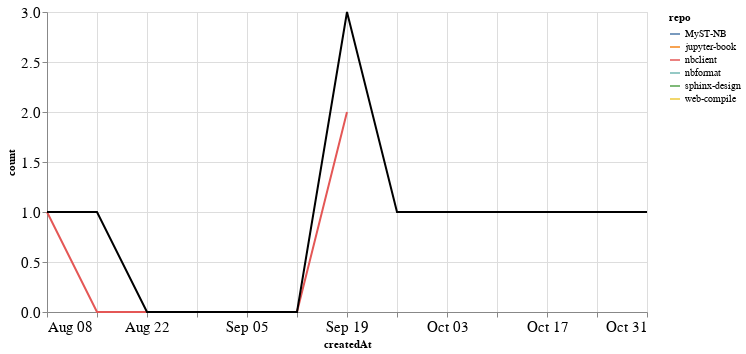

The notebook cell this image was saved under:
### Markdown cell above
### PRs

### Code cell
prs_time = prs.groupby('repo').resample('W', on='createdAt').count()['author'].reset_index()
prs_time = prs_time.rename(columns={'author': 'count'})
prs_time_total = prs_time.groupby('createdAt').agg({"count": "sum"}).reset_index()

ch1 = alt.Chart(prs_time, width=600).mark_line().encode(
    x='createdAt',
    y='count',
    color='repo',
    tooltip="repo"
)

ch2 = alt.Chart(prs_time_total, width=600).mark_line(color="black").encode(
    x='createdAt',
    y='count',
)

ch1 + ch2

### Figure 1 — Vega-Lite specification as saved in the notebook (floating-point values rounded to 4 significant figures)
{"config": {"axisLeft": {"labelFontSize": 15}, "axisBottom": {"labelFontSize": 15}}, "layer": [{"data": {"name": "data-33bfe64dde000d1b6725df0a3a1841f6"}, "mark": "line", "encoding": {"color": {"type": "nominal", "field": "repo"}, "tooltip": {"type": "nominal", "field": "repo"}, "x": {"type": "temporal", "field": "createdAt"}, "y": {"type": "quantitative", "field": "count"}}, "width": 600}, {"data": {"name": "data-c4d30c964f5ea08a2d6ed8cf9e5ff08d"}, "mark": {"type": "line", "color": "black"}, "encoding": {"x": {"type": "temporal", "field": "createdAt"}, "y": {"type": "quantitative", "field": "count"}}, "width": 600}], "$schema": "https://vega.github.io/schema/vega-lite/v4.8.1.json", "datasets": {"data-33bfe64dde000d1b6725df0a3a1841f6": [{"repo": "MyST-NB", "createdAt": "2021-10-03T00:00:00", "count": 1}, {"repo": "jupyter-book", "createdAt": "2021-08-15T00:00:00", "count": 1}, {"repo": "nbclient", "createdAt": "2021-08-08T00:00:00", "count": 1}, {"repo": "nbclient", "createdAt": "2021-08-15T00:00:00", "count": 0}, {"repo": "nbclient", "createdAt": "2021-08-22T00:00:00", "count": 0}, {"repo": "nbclient", "createdAt": "2021-08-29T00:00:00", "count": 0}, {"repo": "nbclient", "createdAt": "2021-09-05T00:00:00", "count": 0}, {"repo": "nbclient", "createdAt": "2021-09-12T00:00:00", "count": 0}, {"repo": "nbclient", "createdAt": "2021-09-19T00:00:00", "count": 2}, {"repo": "nbformat", "createdAt": "2021-09-19T00:00:00", "count": 1}, {"repo": "sphinx-design", "createdAt": "2021-10-31T00:00:00", "count": 1}, {"repo": "web-compile", "createdAt": "2021-09-26T00:00:00", "count": 1}], "data-c4d30c964f5ea08a2d6ed8cf9e5ff08d": [{"createdAt": "2021-08-08T00:00:00", "count": 1}, {"createdAt": "2021-08-15T00:00:00", "count": 1}, {"createdAt": "2021-08-22T00:00:00", "count": 0}, {"createdAt": "2021-08-29T00:00:00", "count": 0}, {"createdAt": "2021-09-05T00:00:00", "count": 0}, {"createdAt": "2021-09-12T00:00:00", "count": 0}, {"createdAt": "2021-09-19T00:00:00", "count": 3}, {"createdAt": "2021-09-26T00:00:00", "count": 1}, {"createdAt": "2021-10-03T00:00:00", "count": 1}, {"createdAt": "2021-10-31T00:00:00", "count": 1}]}}
